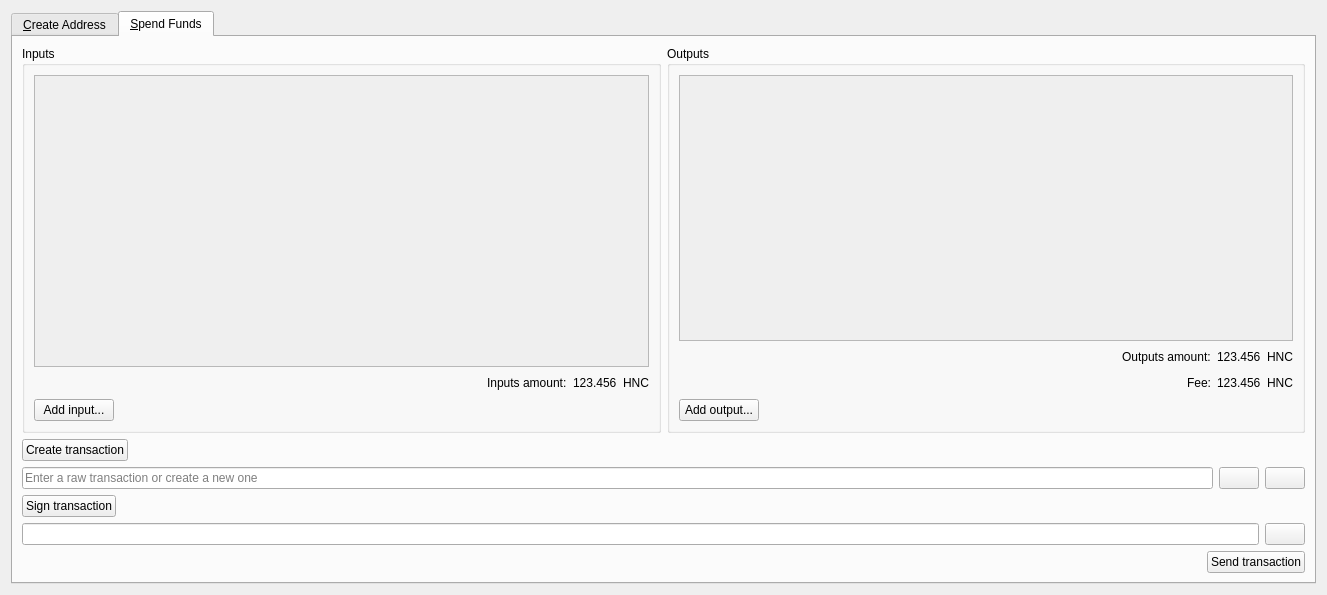
<?xml version="1.0" encoding="UTF-8"?>
<ui version="4.0">
 <class>MultisigDialog</class>
 <widget class="QDialog" name="MultisigDialog">
  <property name="geometry">
   <rect>
    <x>0</x>
    <y>0</y>
    <width>1327</width>
    <height>595</height>
   </rect>
  </property>
  <property name="windowTitle">
   <string>Multisig</string>
  </property>
  <layout class="QVBoxLayout" name="verticalLayout_2">
   <item>
    <widget class="QTabWidget" name="tabWidget">
     <property name="currentIndex">
      <number>1</number>
     </property>
     <widget class="QWidget" name="tabCreateAddress">
      <attribute name="title">
       <string>&amp;Create Address</string>
      </attribute>
      <layout class="QVBoxLayout" name="verticalLayout">
       <item>
        <widget class="QScrollArea" name="scrollArea">
         <property name="widgetResizable">
          <bool>true</bool>
         </property>
         <widget class="QWidget" name="scrollAreaWidgetContents">
          <property name="geometry">
           <rect>
            <x>0</x>
            <y>0</y>
            <width>1285</width>
            <height>314</height>
           </rect>
          </property>
          <layout class="QVBoxLayout" name="verticalLayout_3">
           <item>
            <layout class="QVBoxLayout" name="pubkeyEntries"/>
           </item>
           <item>
            <spacer name="verticalSpacer">
             <property name="orientation">
              <enum>Qt::Vertical</enum>
             </property>
             <property name="sizeHint" stdset="0">
              <size>
               <width>20</width>
               <height>40</height>
              </size>
             </property>
            </spacer>
           </item>
          </layout>
         </widget>
        </widget>
       </item>
       <item>
        <layout class="QHBoxLayout" name="horizontalLayout_14">
         <item>
          <widget class="QPushButton" name="addPubKeyButton">
           <property name="toolTip">
            <string>Add a member to the signing pool</string>
           </property>
           <property name="text">
            <string>&amp;Add public key...</string>
           </property>
           <property name="icon">
            <iconset resource="../bitcoin.qrc">
             <normaloff>:/icons/add</normaloff>:/icons/add</iconset>
           </property>
          </widget>
         </item>
         <item>
          <widget class="QPushButton" name="clearButton">
           <property name="sizePolicy">
            <sizepolicy hsizetype="Minimum" vsizetype="Fixed">
             <horstretch>0</horstretch>
             <verstretch>0</verstretch>
            </sizepolicy>
           </property>
           <property name="toolTip">
            <string>Remove all public key fields</string>
           </property>
           <property name="text">
            <string>Clear all</string>
           </property>
           <property name="icon">
            <iconset resource="../bitcoin.qrc">
             <normaloff>:/icons/remove</normaloff>:/icons/remove</iconset>
           </property>
           <property name="autoRepeatDelay">
            <number>300</number>
           </property>
          </widget>
         </item>
         <item>
          <spacer name="horizontalSpacer_8">
           <property name="orientation">
            <enum>Qt::Horizontal</enum>
           </property>
           <property name="sizeHint" stdset="0">
            <size>
             <width>40</width>
             <height>20</height>
            </size>
           </property>
          </spacer>
         </item>
        </layout>
       </item>
       <item>
        <layout class="QHBoxLayout" name="horizontalLayout_2">
         <item>
          <widget class="QLabel" name="requiredSignaturesLabel">
           <property name="text">
            <string>Required signatures:</string>
           </property>
          </widget>
         </item>
         <item>
          <widget class="QLineEdit" name="requiredSignatures">
           <property name="sizePolicy">
            <sizepolicy hsizetype="Minimum" vsizetype="Fixed">
             <horstretch>0</horstretch>
             <verstretch>0</verstretch>
            </sizepolicy>
           </property>
           <property name="minimumSize">
            <size>
             <width>127</width>
             <height>0</height>
            </size>
           </property>
           <property name="text">
            <string/>
           </property>
           <property name="maxLength">
            <number>2</number>
           </property>
           <property name="frame">
            <bool>true</bool>
           </property>
           <property name="alignment">
            <set>Qt::AlignRight|Qt::AlignTrailing|Qt::AlignVCenter</set>
           </property>
           <property name="placeholderText">
            <string>Enter a number</string>
           </property>
          </widget>
         </item>
         <item>
          <widget class="QLabel" name="maxSignaturesLabel">
           <property name="text">
            <string>/ 1</string>
           </property>
          </widget>
         </item>
         <item>
          <spacer name="horizontalSpacer_2">
           <property name="orientation">
            <enum>Qt::Horizontal</enum>
           </property>
           <property name="sizeHint" stdset="0">
            <size>
             <width>40</width>
             <height>20</height>
            </size>
           </property>
          </spacer>
         </item>
        </layout>
       </item>
       <item>
        <layout class="QHBoxLayout" name="horizontalLayout">
         <item>
          <widget class="QPushButton" name="createAddressButton">
           <property name="text">
            <string>Create multisig address</string>
           </property>
          </widget>
         </item>
         <item>
          <spacer name="horizontalSpacer">
           <property name="orientation">
            <enum>Qt::Horizontal</enum>
           </property>
           <property name="sizeHint" stdset="0">
            <size>
             <width>40</width>
             <height>20</height>
            </size>
           </property>
          </spacer>
         </item>
        </layout>
       </item>
       <item>
        <layout class="QHBoxLayout" name="horizontalLayoutMultisigAddress">
         <item>
          <widget class="QLabel" name="multisigAddressLabel">
           <property name="text">
            <string>Multisig address:</string>
           </property>
          </widget>
         </item>
         <item>
          <widget class="QLineEdit" name="multisigAddress">
           <property name="readOnly">
            <bool>true</bool>
           </property>
          </widget>
         </item>
         <item>
          <widget class="QPushButton" name="copyMultisigAddressButton">
           <property name="toolTip">
            <string>Copy the multisig address to the system clipboard</string>
           </property>
           <property name="text">
            <string/>
           </property>
           <property name="icon">
            <iconset resource="../bitcoin.qrc">
             <normaloff>:/icons/editcopy</normaloff>:/icons/editcopy</iconset>
           </property>
           <property name="autoDefault">
            <bool>false</bool>
           </property>
          </widget>
         </item>
        </layout>
       </item>
       <item>
        <layout class="QHBoxLayout" name="horizontalLayout_3">
         <item>
          <widget class="QLabel" name="redeemScriptLabel">
           <property name="text">
            <string>Redeem script:</string>
           </property>
          </widget>
         </item>
         <item>
          <widget class="QLineEdit" name="redeemScript">
           <property name="readOnly">
            <bool>true</bool>
           </property>
          </widget>
         </item>
         <item>
          <widget class="QPushButton" name="copyRedeemScriptButton">
           <property name="toolTip">
            <string>Copy the redeem script to the system clipboard</string>
           </property>
           <property name="text">
            <string/>
           </property>
           <property name="icon">
            <iconset resource="../bitcoin.qrc">
             <normaloff>:/icons/editcopy</normaloff>:/icons/editcopy</iconset>
           </property>
           <property name="autoDefault">
            <bool>false</bool>
           </property>
          </widget>
         </item>
        </layout>
       </item>
       <item>
        <layout class="QHBoxLayout" name="horizontalLayout_15">
         <item>
          <spacer name="horizontalSpacer_11">
           <property name="orientation">
            <enum>Qt::Horizontal</enum>
           </property>
           <property name="sizeHint" stdset="0">
            <size>
             <width>40</width>
             <height>20</height>
            </size>
           </property>
          </spacer>
         </item>
         <item>
          <widget class="QPushButton" name="saveRedeemScriptButton">
           <property name="toolTip">
            <string>The redeem script will be required to spend the funds sent to the multisig address</string>
           </property>
           <property name="text">
            <string>Save redeem script</string>
           </property>
          </widget>
         </item>
         <item>
          <widget class="QPushButton" name="saveMultisigAddressButton">
           <property name="toolTip">
            <string>Add the multisig address to your personal addresses</string>
           </property>
           <property name="text">
            <string>Add address to wallet</string>
           </property>
          </widget>
         </item>
        </layout>
       </item>
      </layout>
     </widget>
     <widget class="QWidget" name="tabSpendFunds">
      <attribute name="title">
       <string>&amp;Spend Funds</string>
      </attribute>
      <layout class="QVBoxLayout" name="verticalLayout_13">
       <item>
        <layout class="QVBoxLayout" name="verticalLayout_8">
         <item>
          <layout class="QHBoxLayout" name="horizontalLayout_4">
           <item>
            <widget class="QGroupBox" name="inputsBox">
             <property name="title">
              <string>Inputs</string>
             </property>
             <layout class="QVBoxLayout" name="verticalLayout_6">
              <item>
               <widget class="QScrollArea" name="scrollArea_2">
                <property name="minimumSize">
                 <size>
                  <width>0</width>
                  <height>0</height>
                 </size>
                </property>
                <property name="widgetResizable">
                 <bool>true</bool>
                </property>
                <widget class="QWidget" name="scrollAreaWidgetContents_2">
                 <property name="geometry">
                  <rect>
                   <x>0</x>
                   <y>0</y>
                   <width>611</width>
                   <height>242</height>
                  </rect>
                 </property>
                 <layout class="QVBoxLayout" name="verticalLayout_4">
                  <item>
                   <layout class="QVBoxLayout" name="inputs"/>
                  </item>
                  <item>
                   <spacer name="verticalSpacer_2">
                    <property name="orientation">
                     <enum>Qt::Vertical</enum>
                    </property>
                    <property name="sizeHint" stdset="0">
                     <size>
                      <width>20</width>
                      <height>42</height>
                     </size>
                    </property>
                   </spacer>
                  </item>
                 </layout>
                </widget>
               </widget>
              </item>
              <item>
               <layout class="QHBoxLayout" name="horizontalLayout_6">
                <item>
                 <spacer name="horizontalSpacer_9">
                  <property name="orientation">
                   <enum>Qt::Horizontal</enum>
                  </property>
                  <property name="sizeHint" stdset="0">
                   <size>
                    <width>40</width>
                    <height>20</height>
                   </size>
                  </property>
                 </spacer>
                </item>
                <item>
                 <widget class="QLabel" name="inputsAmountLabel">
                  <property name="text">
                   <string>Inputs amount:</string>
                  </property>
                 </widget>
                </item>
                <item>
                 <widget class="QLabel" name="inputsAmount">
                  <property name="text">
                   <string>123.456</string>
                  </property>
                  <property name="textInteractionFlags">
                   <set>Qt::LinksAccessibleByMouse|Qt::TextSelectableByKeyboard|Qt::TextSelectableByMouse</set>
                  </property>
                 </widget>
                </item>
                <item>
                 <widget class="QLabel" name="label">
                  <property name="text">
                   <string>HNC</string>
                  </property>
                 </widget>
                </item>
               </layout>
              </item>
              <item>
               <layout class="QHBoxLayout" name="horizontalLayout_5">
                <item>
                 <widget class="QPushButton" name="addInputButton">
                  <property name="text">
                   <string>Add input...</string>
                  </property>
                  <property name="icon">
                   <iconset resource="../bitcoin.qrc">
                    <normaloff>:/icons/add</normaloff>:/icons/add</iconset>
                  </property>
                 </widget>
                </item>
                <item>
                 <spacer name="horizontalSpacer_3">
                  <property name="orientation">
                   <enum>Qt::Horizontal</enum>
                  </property>
                  <property name="sizeHint" stdset="0">
                   <size>
                    <width>40</width>
                    <height>20</height>
                   </size>
                  </property>
                 </spacer>
                </item>
               </layout>
              </item>
             </layout>
            </widget>
           </item>
           <item>
            <widget class="QGroupBox" name="outputsBox">
             <property name="title">
              <string>Outputs</string>
             </property>
             <layout class="QVBoxLayout" name="verticalLayout_7">
              <item>
               <widget class="QScrollArea" name="scrollArea_3">
                <property name="minimumSize">
                 <size>
                  <width>0</width>
                  <height>0</height>
                 </size>
                </property>
                <property name="widgetResizable">
                 <bool>true</bool>
                </property>
                <widget class="QWidget" name="scrollAreaWidgetContents_3">
                 <property name="geometry">
                  <rect>
                   <x>0</x>
                   <y>0</y>
                   <width>610</width>
                   <height>214</height>
                  </rect>
                 </property>
                 <layout class="QVBoxLayout" name="verticalLayout_5">
                  <item>
                   <layout class="QVBoxLayout" name="outputs"/>
                  </item>
                  <item>
                   <spacer name="verticalSpacer_3">
                    <property name="orientation">
                     <enum>Qt::Vertical</enum>
                    </property>
                    <property name="sizeHint" stdset="0">
                     <size>
                      <width>20</width>
                      <height>42</height>
                     </size>
                    </property>
                   </spacer>
                  </item>
                 </layout>
                </widget>
               </widget>
              </item>
              <item>
               <layout class="QHBoxLayout" name="horizontalLayout_7">
                <item>
                 <spacer name="horizontalSpacer_10">
                  <property name="orientation">
                   <enum>Qt::Horizontal</enum>
                  </property>
                  <property name="sizeHint" stdset="0">
                   <size>
                    <width>40</width>
                    <height>20</height>
                   </size>
                  </property>
                 </spacer>
                </item>
                <item>
                 <widget class="QLabel" name="outputsAmountLabel">
                  <property name="text">
                   <string>Outputs amount:</string>
                  </property>
                 </widget>
                </item>
                <item>
                 <widget class="QLabel" name="outputsAmount">
                  <property name="text">
                   <string>123.456</string>
                  </property>
                  <property name="textInteractionFlags">
                   <set>Qt::LinksAccessibleByMouse|Qt::TextSelectableByKeyboard|Qt::TextSelectableByMouse</set>
                  </property>
                 </widget>
                </item>
                <item>
                 <widget class="QLabel" name="label_2">
                  <property name="text">
                   <string>HNC</string>
                  </property>
                 </widget>
                </item>
               </layout>
              </item>
              <item>
               <layout class="QHBoxLayout" name="horizontalLayout_16">
                <item>
                 <spacer name="horizontalSpacer_12">
                  <property name="orientation">
                   <enum>Qt::Horizontal</enum>
                  </property>
                  <property name="sizeHint" stdset="0">
                   <size>
                    <width>40</width>
                    <height>20</height>
                   </size>
                  </property>
                 </spacer>
                </item>
                <item>
                 <widget class="QLabel" name="feeLabel">
                  <property name="text">
                   <string>Fee:</string>
                  </property>
                 </widget>
                </item>
                <item>
                 <widget class="QLabel" name="fee">
                  <property name="text">
                   <string>123.456</string>
                  </property>
                 </widget>
                </item>
                <item>
                 <widget class="QLabel" name="label_3">
                  <property name="text">
                   <string>HNC</string>
                  </property>
                 </widget>
                </item>
               </layout>
              </item>
              <item>
               <layout class="QHBoxLayout" name="horizontalLayout_8">
                <item>
                 <widget class="QPushButton" name="addOutputButton">
                  <property name="text">
                   <string>Add output...</string>
                  </property>
                  <property name="icon">
                   <iconset resource="../bitcoin.qrc">
                    <normaloff>:/icons/add</normaloff>:/icons/add</iconset>
                  </property>
                 </widget>
                </item>
                <item>
                 <spacer name="horizontalSpacer_4">
                  <property name="orientation">
                   <enum>Qt::Horizontal</enum>
                  </property>
                  <property name="sizeHint" stdset="0">
                   <size>
                    <width>40</width>
                    <height>20</height>
                   </size>
                  </property>
                 </spacer>
                </item>
               </layout>
              </item>
             </layout>
            </widget>
           </item>
          </layout>
         </item>
         <item>
          <layout class="QHBoxLayout" name="horizontalLayout_9">
           <item>
            <widget class="QPushButton" name="createTransactionButton">
             <property name="text">
              <string>Create transaction</string>
             </property>
            </widget>
           </item>
           <item>
            <spacer name="horizontalSpacer_5">
             <property name="orientation">
              <enum>Qt::Horizontal</enum>
             </property>
             <property name="sizeHint" stdset="0">
              <size>
               <width>40</width>
               <height>20</height>
              </size>
             </property>
            </spacer>
           </item>
          </layout>
         </item>
        </layout>
       </item>
       <item>
        <layout class="QVBoxLayout" name="verticalLayout_10">
         <item>
          <layout class="QHBoxLayout" name="horizontalLayout_10">
           <item>
            <widget class="QLineEdit" name="transaction">
             <property name="sizePolicy">
              <sizepolicy hsizetype="Expanding" vsizetype="Fixed">
               <horstretch>0</horstretch>
               <verstretch>0</verstretch>
              </sizepolicy>
             </property>
             <property name="placeholderText">
              <string>Enter a raw transaction or create a new one</string>
             </property>
            </widget>
           </item>
           <item>
            <widget class="QPushButton" name="copyTransactionButton">
             <property name="toolTip">
              <string/>
             </property>
             <property name="text">
              <string/>
             </property>
             <property name="icon">
              <iconset resource="../bitcoin.qrc">
               <normaloff>:/icons/editcopy</normaloff>:/icons/editcopy</iconset>
             </property>
             <property name="autoDefault">
              <bool>false</bool>
             </property>
            </widget>
           </item>
           <item>
            <widget class="QPushButton" name="pasteTransactionButton">
             <property name="toolTip">
              <string>Paste address from clipboard</string>
             </property>
             <property name="text">
              <string/>
             </property>
             <property name="icon">
              <iconset resource="../bitcoin.qrc">
               <normaloff>:/icons/editpaste</normaloff>:/icons/editpaste</iconset>
             </property>
             <property name="shortcut">
              <string>Alt+P</string>
             </property>
             <property name="autoDefault">
              <bool>false</bool>
             </property>
            </widget>
           </item>
          </layout>
         </item>
         <item>
          <layout class="QHBoxLayout" name="horizontalLayout_11">
           <item>
            <widget class="QPushButton" name="signTransactionButton">
             <property name="text">
              <string>Sign transaction</string>
             </property>
             <property name="icon">
              <iconset resource="../bitcoin.qrc">
               <normaloff>:/icons/edit</normaloff>:/icons/edit</iconset>
             </property>
            </widget>
           </item>
           <item>
            <spacer name="horizontalSpacer_6">
             <property name="orientation">
              <enum>Qt::Horizontal</enum>
             </property>
             <property name="sizeHint" stdset="0">
              <size>
               <width>40</width>
               <height>20</height>
              </size>
             </property>
            </spacer>
           </item>
          </layout>
         </item>
        </layout>
       </item>
       <item>
        <layout class="QVBoxLayout" name="verticalLayout_12">
         <item>
          <layout class="QHBoxLayout" name="horizontalLayout_13">
           <item>
            <widget class="QLineEdit" name="signedTransaction">
             <property name="sizePolicy">
              <sizepolicy hsizetype="Expanding" vsizetype="Fixed">
               <horstretch>0</horstretch>
               <verstretch>0</verstretch>
              </sizepolicy>
             </property>
             <property name="readOnly">
              <bool>true</bool>
             </property>
            </widget>
           </item>
           <item>
            <widget class="QPushButton" name="copySignedTransactionButton">
             <property name="toolTip">
              <string/>
             </property>
             <property name="text">
              <string/>
             </property>
             <property name="icon">
              <iconset resource="../bitcoin.qrc">
               <normaloff>:/icons/editcopy</normaloff>:/icons/editcopy</iconset>
             </property>
             <property name="autoDefault">
              <bool>false</bool>
             </property>
            </widget>
           </item>
          </layout>
         </item>
         <item>
          <layout class="QHBoxLayout" name="horizontalLayout_12">
           <item>
            <widget class="QLabel" name="statusLabel">
             <property name="text">
              <string/>
             </property>
            </widget>
           </item>
           <item>
            <spacer name="horizontalSpacer_7">
             <property name="orientation">
              <enum>Qt::Horizontal</enum>
             </property>
             <property name="sizeHint" stdset="0">
              <size>
               <width>40</width>
               <height>20</height>
              </size>
             </property>
            </spacer>
           </item>
           <item>
            <widget class="QPushButton" name="sendTransactionButton">
             <property name="text">
              <string>Send transaction</string>
             </property>
             <property name="icon">
              <iconset resource="../bitcoin.qrc">
               <normaloff>:/icons/send</normaloff>:/icons/send</iconset>
             </property>
            </widget>
           </item>
          </layout>
         </item>
        </layout>
       </item>
      </layout>
     </widget>
    </widget>
   </item>
  </layout>
 </widget>
 <resources>
  <include location="../bitcoin.qrc"/>
 </resources>
 <connections/>
</ui>
